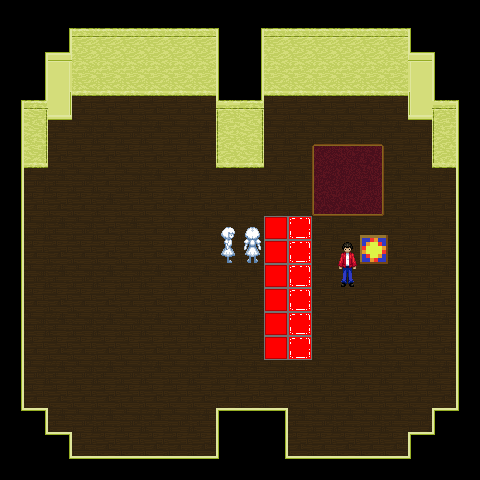

This game map was drawn from its Tiled (.tmx) file and the tilesets committed beside it. A one-line description and the trimmed map source follow:
An orthogonal 20x20 tile map with 24x24 px tiles, 3 tile layers (Tile Layer 1, Tile Layer 2, Tile Layer 3), 3 tilesets.

<map version="1.0" orientation="orthogonal" renderorder="right-down" width="20" height="20" tilewidth="24" tileheight="24" nextobjectid="1">
 <tileset firstgid="1" name="walls" tilewidth="24" tileheight="24" tilecount="64">
  <image source="../sprites/walls.png" width="192" height="192" />
 </tileset>
 <tileset firstgid="65" name="Floor Tiles" tilewidth="24" tileheight="24" tilecount="42">
  <image source="../sprites/Floor Tiles.png" width="168" height="144" />
 </tileset>
 <tileset firstgid="107" name="special" tilewidth="96" tileheight="96" tilecount="16">
  <tile id="0">
   <image width="48" height="96" source="../sprites/Bed.png" />
  </tile>
  <tile id="1">
   <image width="48" height="72" source="../sprites/Bookshelf.png" />
  </tile>
  <tile id="2">
   <image width="24" height="24" source="../sprites/bucket.png" />
  </tile>
  <tile id="3">
   <image width="96" height="72" source="../sprites/Drawer.png" />
  </tile>
  <tile id="4">
   <image width="24" height="24" source="../sprites/Note.png" />
  </tile>
  <tile id="5">
   <image width="24" height="24" source="../sprites/paint_overlay_dry.png" />
  </tile>
  <tile id="6">
   <image width="24" height="24" source="../sprites/paint_overlay_wet.png" />
  </tile>
  <tile id="7">
   <image width="15" height="24" source="../sprites/Stool.png" />
  </tile>
  <tile id="8">
   <image width="48" height="48" source="../sprites/table.png" />
  </tile>
  <tile id="9">
   <image width="28" height="29" source="../sprites/tiny_sun_framed.png" />
  </tile>
  <tile id="10">
   <image width="24" height="48" source="../sprites/animations/char_red_front_0.png" />
  </tile>
  <tile id="11">
   <image width="24" height="48" source="../sprites/animations/sam_back_0.png" />
  </tile>
  <tile id="12">
   <image width="24" height="48" source="../sprites/animations/sam_front_0.png" />
  </tile>
  <tile id="13">
   <image width="24" height="48" source="../sprites/animations/sam_left_0.png" />
  </tile>
  <tile id="14">
   <image width="24" height="48" source="../sprites/animations/sam_right_0.png" />
  </tile>
  <tile id="15">
   <image width="24" height="24" source="../sprites/red_paint_TEST.png" />
  </tile>
 </tileset>
 <layer name="Tile Layer 1" width="20" height="20">
  <data>[400 cells, 400 non-empty, 7 distinct tile ids]</data>
 </layer>
 <layer name="Tile Layer 2" width="20" height="20">
  <data>[400 cells, 177 non-empty, 35 distinct tile ids]</data>
 </layer>
 <layer name="Tile Layer 3" width="20" height="20">
  <data>[400 cells, 16 non-empty, 6 distinct tile ids]</data>
 </layer>
</map>
